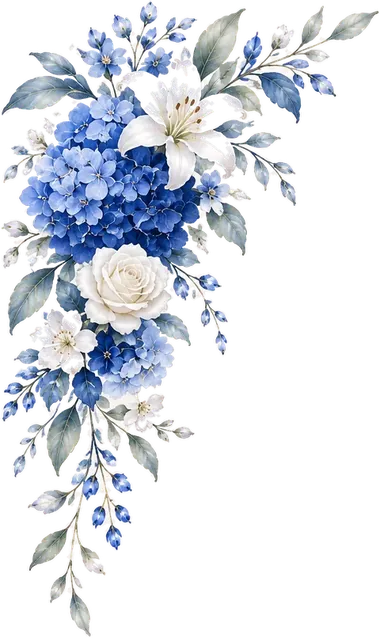
#> input picture assets/img/flores/aq-canto-vertical.webp, 380 x 638 px, given in place of faixa-cima.png, which was not available
$ python prep_flores.py ../assets/img/flores/aq-canto-vertical.webp
#> lines starting #> are read from the running program, lines starting #| are printed output that depends on the picture
#!/usr/bin/env python3
"""Prepara o conjunto floral (PNG com fundo transparente) para o site.
Só recorta, limpa a franja do alfa, reduz e exporta em WebP: as cores ficam exatamente
as que foram geradas.

Uso: python3 tools/prep_flores.py <pasta-com-os-png>
A pasta deve ter: faixa-cima.png, faixa-baixo.png, vinha-esq.png, vinha-dir.png,
                  arranjo-lacre.png, divisor.png, petalas.png
Saída: assets/img/flores/*.webp"""
import os
import sys

import numpy as np
from PIL import Image
from scipy import ndimage

SRC = sys.argv[1].rstrip('/') + '/'
OUT = os.path.join(os.path.dirname(os.path.abspath(__file__)), '..', 'assets', 'img', 'flores') + '/'
os.makedirs(OUT, exist_ok=True)


def limpar(im, corte=26, cheio=236):
    """Zera a névoa quase transparente da borda e firma o resto do alfa."""
#> called with corte = 26, cheio = 236
    a = np.asarray(im.convert('RGBA')).astype(np.float32)
    al = a[..., 3]
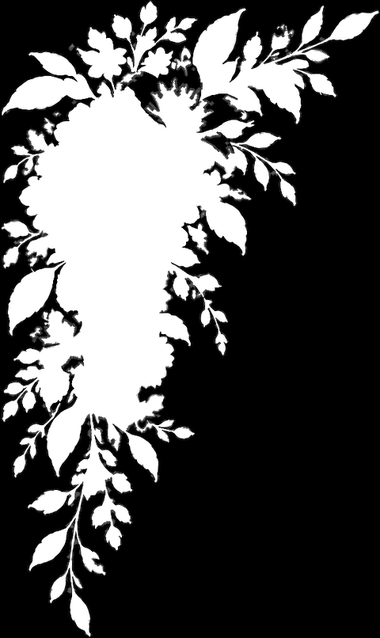
#> al: shape (638, 380) float32; min 0, max 255, mean 83.1
    a[..., 3] = np.where(al < corte, 0, np.clip((al - corte) * 255 / (cheio - corte), 0, 255))
#> a: shape (638, 380, 4) float32; mean R, G, B, A 82.8, 87.1, 94.7, 82.5
    return Image.fromarray(a.astype(np.uint8), 'RGBA')


def salvar(im, nome, largura, q=80):
#> called with nome = 'faixa-cima', largura = 960, q = 78
    if im.width > largura:
        im = im.resize((largura, round(im.height * largura / im.width)), Image.LANCZOS)
    p = OUT + nome + '.webp'
    im.save(p, 'WEBP', quality=q, method=6)
    print(f'{nome}: {im.size} {os.path.getsize(p) // 1024} KB')
#| faixa-cima: (380, 638) 54 KB
    return im


def abrir(nome):
    return limpar(Image.open(SRC + nome + '.png'))


# faixas: a tela inteira (as pontas dos galhos têm que continuar chegando às bordas)
salvar(abrir('faixa-cima'), 'faixa-cima', 960, 78)
salvar(abrir('faixa-baixo'), 'faixa-baixo', 960, 78)
#> call 2 of abrir, with nome = 'faixa-baixo'
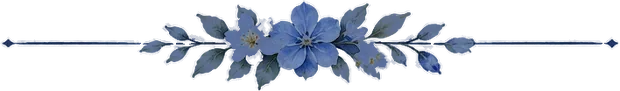
#> input picture assets/img/flores/aq-divisor.webp, 620 x 91 px, given in place of faixa-baixo.png, which was not available
#> call 2 of limpar, with corte = 26, cheio = 236
#> in limpar (call 2), `al = a[..., 3]`:
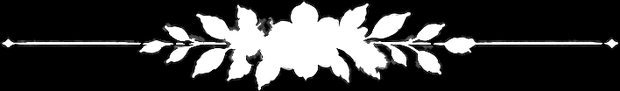
#> al: shape (91, 620) float32; min 0, max 255, mean 59.6
#> in limpar (call 2), `a[..., 3] = np.where(al < corte, 0, np.clip((al - corte) * 255 / (chei..`: a: shape (91, 620, 4) float32; mean R, G, B, A 45.2, 54.5, 72.6, 58.5
#| faixa-baixo: (620, 91) 9 KB

# vinhas: recorta uma largura fixa centrada na haste, para a haste ficar no meio da imagem
for nome, cx in (('vinha-esq', 374), ('vinha-dir', 342)):
    im = abrir(nome)
    w = 420
    im = im.crop((cx - w // 2, 0, cx + w // 2, im.height))
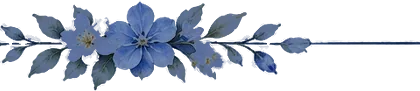
#> im: PIL image 420x91 RGBA; mean R, G, B, A 55.4, 66.9, 88.6, 81.7; transparent parts drawn white
    salvar(im, nome, 210, 76)
#> call 3 of salvar, with nome = 'vinha-esq', largura = 210, q = 76
#> in salvar (call 3), `im = im.resize((largura, round(im.height * largura / im.width)), Image..`:
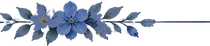
#> im: PIL image 210x46 RGBA; mean R, G, B, A 37.7, 46.7, 62.1, 81.7; transparent parts drawn white
#| vinha-esq: (210, 46) 5 KB
#> (the run stopped early here; a loop or call above may not have finished)
